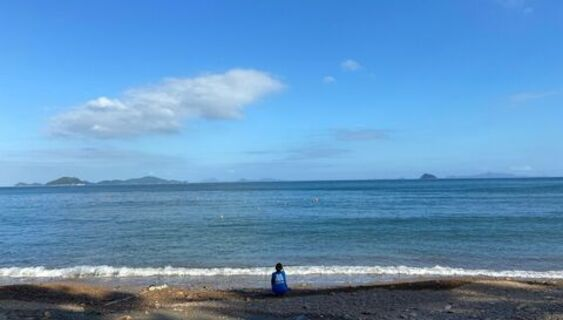
#> input picture chap08/hw#4/ocean.jpg, 563 x 320 px
$ python shear.py
#> lines starting #> are read from the running program, lines starting #| are printed output that depends on the picture
import sys, cv2, numpy as np

src = cv2.imread("ocean.jpg")   # 563x320
#> src is the input picture: shape (320, 563, 3); mean B, G, R 190.4, 147.1, 97.2
if src is None: print('Image load failed!'); sys.exit()
src = cv2.resize(src, (480, 320))   # resize (INTER_LINEAR)
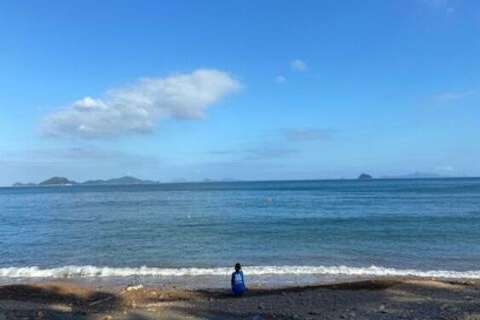
#> src: shape (320, 480, 3); mean B, G, R 190.4, 147.1, 97.2

aff = np.array([[1, 0.3, 0],
                [0, 1, 0]], dtype=np.float32)   # 변환 행렬

h, w = src.shape[:2]
#> h = 320; w = 480
dst = cv2.warpAffine(src, aff, (w + int(h*0.3), h))   # affine 변환(shear) + 결과 영상 크기 조정
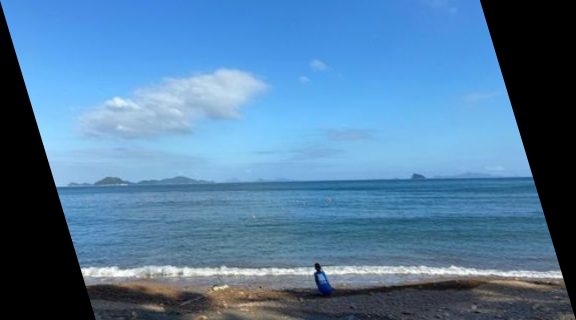
#> dst: shape (320, 576, 3); mean B, G, R 158.7, 122.6, 81

cv2.imshow('src', src); cv2.imshow('dst', dst)
cv2.waitKey()

$ run again, with chap08/hw#4/hill.jpg copied over chap08/hw#4/ocean.jpg
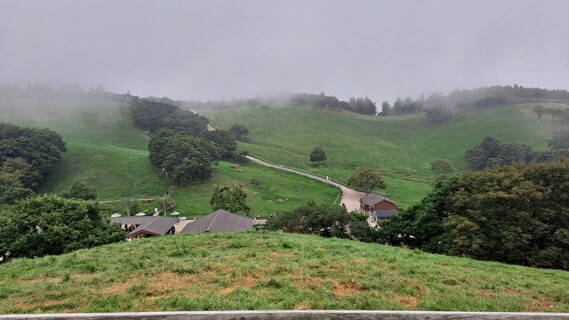
#> input picture chap08/hw#4/hill.jpg, 569 x 320 px
#> src is the input picture: shape (320, 569, 3); mean B, G, R 113.4, 129.4, 124
#> `src = cv2.resize(src, (480, 320))`:
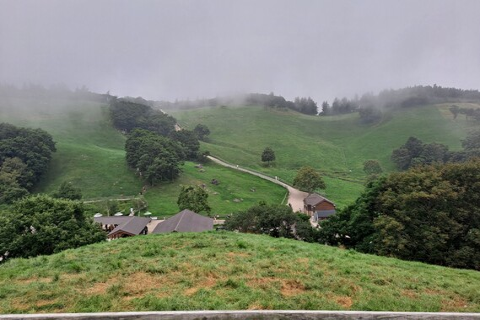
#> src: shape (320, 480, 3); mean B, G, R 113.4, 129.4, 124
#> `dst = cv2.warpAffine(src, aff, (w + int(h*0.3), h))`:
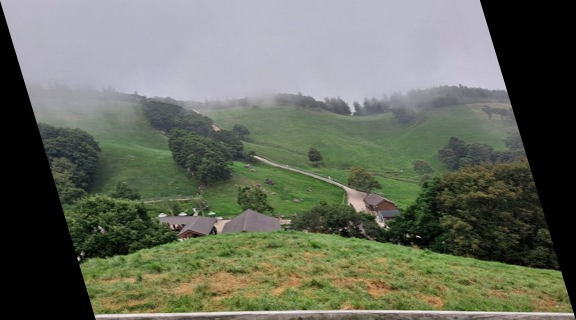
#> dst: shape (320, 576, 3); mean B, G, R 94.5, 107.8, 103.3
